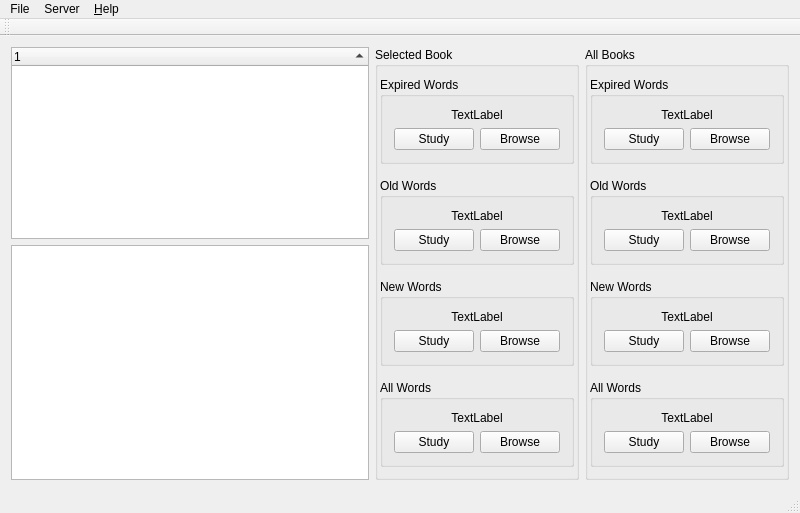
<?xml version="1.0" encoding="UTF-8"?>
<ui version="4.0">
 <class>MainWindow</class>
 <widget class="QMainWindow" name="MainWindow">
  <property name="geometry">
   <rect>
    <x>0</x>
    <y>0</y>
    <width>800</width>
    <height>513</height>
   </rect>
  </property>
  <property name="sizePolicy">
   <sizepolicy hsizetype="Preferred" vsizetype="Fixed">
    <horstretch>0</horstretch>
    <verstretch>0</verstretch>
   </sizepolicy>
  </property>
  <property name="windowTitle">
   <string>MainWindow</string>
  </property>
  <widget class="QWidget" name="centralWidget">
   <layout class="QHBoxLayout" name="horizontalLayout">
    <item>
     <layout class="QVBoxLayout" name="verticalLayout">
      <item>
       <widget class="QTreeWidget" name="twBooks">
        <property name="sizePolicy">
         <sizepolicy hsizetype="Preferred" vsizetype="Preferred">
          <horstretch>0</horstretch>
          <verstretch>0</verstretch>
         </sizepolicy>
        </property>
        <property name="minimumSize">
         <size>
          <width>0</width>
          <height>150</height>
         </size>
        </property>
        <property name="indentation">
         <number>0</number>
        </property>
        <property name="sortingEnabled">
         <bool>true</bool>
        </property>
        <column>
         <property name="text">
          <string notr="true">1</string>
         </property>
        </column>
       </widget>
      </item>
      <item>
       <widget class="QTextBrowser" name="tbIntro"/>
      </item>
     </layout>
    </item>
    <item>
     <widget class="QGroupBox" name="groupBox_2">
      <property name="sizePolicy">
       <sizepolicy hsizetype="Maximum" vsizetype="Preferred">
        <horstretch>0</horstretch>
        <verstretch>0</verstretch>
       </sizepolicy>
      </property>
      <property name="title">
       <string>Selected Book</string>
      </property>
      <layout class="QVBoxLayout" name="verticalLayout_2">
       <property name="leftMargin">
        <number>2</number>
       </property>
       <property name="topMargin">
        <number>2</number>
       </property>
       <property name="rightMargin">
        <number>2</number>
       </property>
       <property name="bottomMargin">
        <number>2</number>
       </property>
       <item>
        <widget class="QGroupBox" name="groupBox_3">
         <property name="sizePolicy">
          <sizepolicy hsizetype="Preferred" vsizetype="Fixed">
           <horstretch>0</horstretch>
           <verstretch>0</verstretch>
          </sizepolicy>
         </property>
         <property name="title">
          <string>Expired Words</string>
         </property>
         <layout class="QHBoxLayout" name="horizontalLayout_2">
          <item>
           <layout class="QGridLayout" name="gridLayout">
            <item row="1" column="0">
             <widget class="QPushButton" name="pushStudyExpiredWords">
              <property name="text">
               <string>Study</string>
              </property>
             </widget>
            </item>
            <item row="1" column="1">
             <widget class="QPushButton" name="pushBrowseExpiredWords">
              <property name="text">
               <string>Browse</string>
              </property>
             </widget>
            </item>
            <item row="0" column="0" colspan="2">
             <widget class="QLabel" name="labelExpired">
              <property name="sizePolicy">
               <sizepolicy hsizetype="Preferred" vsizetype="Fixed">
                <horstretch>0</horstretch>
                <verstretch>0</verstretch>
               </sizepolicy>
              </property>
              <property name="text">
               <string>TextLabel</string>
              </property>
              <property name="alignment">
               <set>Qt::AlignCenter</set>
              </property>
             </widget>
            </item>
           </layout>
          </item>
         </layout>
        </widget>
       </item>
       <item>
        <widget class="QGroupBox" name="groupBox_4">
         <property name="sizePolicy">
          <sizepolicy hsizetype="Preferred" vsizetype="Fixed">
           <horstretch>0</horstretch>
           <verstretch>0</verstretch>
          </sizepolicy>
         </property>
         <property name="title">
          <string>Old Words</string>
         </property>
         <layout class="QHBoxLayout" name="horizontalLayout_3">
          <item>
           <layout class="QGridLayout" name="gridLayout_2">
            <item row="1" column="0">
             <widget class="QPushButton" name="pushStudyOldWords">
              <property name="text">
               <string>Study</string>
              </property>
             </widget>
            </item>
            <item row="1" column="1">
             <widget class="QPushButton" name="pushBrowseOldWords">
              <property name="text">
               <string>Browse</string>
              </property>
             </widget>
            </item>
            <item row="0" column="0" colspan="2">
             <widget class="QLabel" name="labelOld">
              <property name="sizePolicy">
               <sizepolicy hsizetype="Preferred" vsizetype="Fixed">
                <horstretch>0</horstretch>
                <verstretch>0</verstretch>
               </sizepolicy>
              </property>
              <property name="text">
               <string>TextLabel</string>
              </property>
              <property name="alignment">
               <set>Qt::AlignCenter</set>
              </property>
             </widget>
            </item>
           </layout>
          </item>
         </layout>
        </widget>
       </item>
       <item>
        <widget class="QGroupBox" name="groupBox_5">
         <property name="sizePolicy">
          <sizepolicy hsizetype="Preferred" vsizetype="Fixed">
           <horstretch>0</horstretch>
           <verstretch>0</verstretch>
          </sizepolicy>
         </property>
         <property name="title">
          <string>New Words</string>
         </property>
         <layout class="QHBoxLayout" name="horizontalLayout_4">
          <item>
           <layout class="QGridLayout" name="gridLayout_3">
            <item row="1" column="0">
             <widget class="QPushButton" name="pushStudyNewWords">
              <property name="text">
               <string>Study</string>
              </property>
             </widget>
            </item>
            <item row="1" column="1">
             <widget class="QPushButton" name="pushBrowseNewWords">
              <property name="text">
               <string>Browse</string>
              </property>
             </widget>
            </item>
            <item row="0" column="0" colspan="2">
             <widget class="QLabel" name="labelNew">
              <property name="sizePolicy">
               <sizepolicy hsizetype="Preferred" vsizetype="Fixed">
                <horstretch>0</horstretch>
                <verstretch>0</verstretch>
               </sizepolicy>
              </property>
              <property name="text">
               <string>TextLabel</string>
              </property>
              <property name="alignment">
               <set>Qt::AlignCenter</set>
              </property>
             </widget>
            </item>
           </layout>
          </item>
         </layout>
        </widget>
       </item>
       <item>
        <widget class="QGroupBox" name="groupBox_6">
         <property name="sizePolicy">
          <sizepolicy hsizetype="Preferred" vsizetype="Fixed">
           <horstretch>0</horstretch>
           <verstretch>0</verstretch>
          </sizepolicy>
         </property>
         <property name="title">
          <string>All Words</string>
         </property>
         <layout class="QHBoxLayout" name="horizontalLayout_5">
          <item>
           <layout class="QGridLayout" name="gridLayout_4">
            <item row="1" column="0">
             <widget class="QPushButton" name="pushStudyAllWords">
              <property name="text">
               <string>Study</string>
              </property>
             </widget>
            </item>
            <item row="1" column="1">
             <widget class="QPushButton" name="pushBrowseAllWords">
              <property name="text">
               <string>Browse</string>
              </property>
             </widget>
            </item>
            <item row="0" column="0" colspan="2">
             <widget class="QLabel" name="labelAll">
              <property name="sizePolicy">
               <sizepolicy hsizetype="Preferred" vsizetype="Fixed">
                <horstretch>0</horstretch>
                <verstretch>0</verstretch>
               </sizepolicy>
              </property>
              <property name="text">
               <string>TextLabel</string>
              </property>
              <property name="alignment">
               <set>Qt::AlignCenter</set>
              </property>
             </widget>
            </item>
           </layout>
          </item>
         </layout>
        </widget>
       </item>
      </layout>
     </widget>
    </item>
    <item>
     <widget class="QGroupBox" name="groupBox">
      <property name="sizePolicy">
       <sizepolicy hsizetype="Maximum" vsizetype="Preferred">
        <horstretch>0</horstretch>
        <verstretch>0</verstretch>
       </sizepolicy>
      </property>
      <property name="title">
       <string>All Books</string>
      </property>
      <layout class="QVBoxLayout" name="verticalLayout_3">
       <property name="leftMargin">
        <number>2</number>
       </property>
       <property name="topMargin">
        <number>2</number>
       </property>
       <property name="rightMargin">
        <number>2</number>
       </property>
       <property name="bottomMargin">
        <number>2</number>
       </property>
       <item>
        <widget class="QGroupBox" name="groupBox_7">
         <property name="sizePolicy">
          <sizepolicy hsizetype="Preferred" vsizetype="Fixed">
           <horstretch>0</horstretch>
           <verstretch>0</verstretch>
          </sizepolicy>
         </property>
         <property name="title">
          <string>Expired Words</string>
         </property>
         <layout class="QHBoxLayout" name="horizontalLayout_6">
          <item>
           <layout class="QGridLayout" name="gridLayout_5">
            <item row="1" column="0">
             <widget class="QPushButton" name="pushGlobalStudyExpiredWords">
              <property name="text">
               <string>Study</string>
              </property>
             </widget>
            </item>
            <item row="1" column="1">
             <widget class="QPushButton" name="pushGlobalBrowseExpiredWords">
              <property name="text">
               <string>Browse</string>
              </property>
             </widget>
            </item>
            <item row="0" column="0" colspan="2">
             <widget class="QLabel" name="labelGlobalExpired">
              <property name="sizePolicy">
               <sizepolicy hsizetype="Preferred" vsizetype="Fixed">
                <horstretch>0</horstretch>
                <verstretch>0</verstretch>
               </sizepolicy>
              </property>
              <property name="text">
               <string>TextLabel</string>
              </property>
              <property name="alignment">
               <set>Qt::AlignCenter</set>
              </property>
             </widget>
            </item>
           </layout>
          </item>
         </layout>
        </widget>
       </item>
       <item>
        <widget class="QGroupBox" name="groupBox_8">
         <property name="sizePolicy">
          <sizepolicy hsizetype="Preferred" vsizetype="Fixed">
           <horstretch>0</horstretch>
           <verstretch>0</verstretch>
          </sizepolicy>
         </property>
         <property name="title">
          <string>Old Words</string>
         </property>
         <layout class="QHBoxLayout" name="horizontalLayout_7">
          <item>
           <layout class="QGridLayout" name="gridLayout_6">
            <item row="1" column="0">
             <widget class="QPushButton" name="pushGlobalStudyOldWords">
              <property name="text">
               <string>Study</string>
              </property>
             </widget>
            </item>
            <item row="1" column="1">
             <widget class="QPushButton" name="pushGlobalBrowseOldWords">
              <property name="text">
               <string>Browse</string>
              </property>
             </widget>
            </item>
            <item row="0" column="0" colspan="2">
             <widget class="QLabel" name="labelGlobalOld">
              <property name="sizePolicy">
               <sizepolicy hsizetype="Preferred" vsizetype="Fixed">
                <horstretch>0</horstretch>
                <verstretch>0</verstretch>
               </sizepolicy>
              </property>
              <property name="text">
               <string>TextLabel</string>
              </property>
              <property name="alignment">
               <set>Qt::AlignCenter</set>
              </property>
             </widget>
            </item>
           </layout>
          </item>
         </layout>
        </widget>
       </item>
       <item>
        <widget class="QGroupBox" name="groupBox_10">
         <property name="sizePolicy">
          <sizepolicy hsizetype="Preferred" vsizetype="Fixed">
           <horstretch>0</horstretch>
           <verstretch>0</verstretch>
          </sizepolicy>
         </property>
         <property name="title">
          <string>New Words</string>
         </property>
         <layout class="QHBoxLayout" name="horizontalLayout_9">
          <item>
           <layout class="QGridLayout" name="gridLayout_8">
            <item row="1" column="0">
             <widget class="QPushButton" name="pushGlobalStudyNewWords">
              <property name="text">
               <string>Study</string>
              </property>
             </widget>
            </item>
            <item row="1" column="1">
             <widget class="QPushButton" name="pushGlobalBrowseNewWords">
              <property name="text">
               <string>Browse</string>
              </property>
             </widget>
            </item>
            <item row="0" column="0" colspan="2">
             <widget class="QLabel" name="labelGlobalNew">
              <property name="sizePolicy">
               <sizepolicy hsizetype="Preferred" vsizetype="Fixed">
                <horstretch>0</horstretch>
                <verstretch>0</verstretch>
               </sizepolicy>
              </property>
              <property name="text">
               <string>TextLabel</string>
              </property>
              <property name="alignment">
               <set>Qt::AlignCenter</set>
              </property>
             </widget>
            </item>
           </layout>
          </item>
         </layout>
        </widget>
       </item>
       <item>
        <widget class="QGroupBox" name="groupBox_9">
         <property name="sizePolicy">
          <sizepolicy hsizetype="Preferred" vsizetype="Fixed">
           <horstretch>0</horstretch>
           <verstretch>0</verstretch>
          </sizepolicy>
         </property>
         <property name="title">
          <string>All Words</string>
         </property>
         <layout class="QHBoxLayout" name="horizontalLayout_8">
          <item>
           <layout class="QGridLayout" name="gridLayout_7">
            <item row="1" column="1">
             <widget class="QPushButton" name="pushGlobalBrowseAllWords">
              <property name="text">
               <string>Browse</string>
              </property>
             </widget>
            </item>
            <item row="0" column="0" colspan="2">
             <widget class="QLabel" name="labelGlobalAll">
              <property name="sizePolicy">
               <sizepolicy hsizetype="Preferred" vsizetype="Fixed">
                <horstretch>0</horstretch>
                <verstretch>0</verstretch>
               </sizepolicy>
              </property>
              <property name="text">
               <string>TextLabel</string>
              </property>
              <property name="alignment">
               <set>Qt::AlignCenter</set>
              </property>
             </widget>
            </item>
            <item row="1" column="0">
             <widget class="QPushButton" name="pushGlobalStudyAllWords">
              <property name="text">
               <string>Study</string>
              </property>
             </widget>
            </item>
           </layout>
          </item>
         </layout>
        </widget>
       </item>
      </layout>
     </widget>
    </item>
   </layout>
  </widget>
  <widget class="QMenuBar" name="menuBar">
   <property name="geometry">
    <rect>
     <x>0</x>
     <y>0</y>
     <width>800</width>
     <height>22</height>
    </rect>
   </property>
   <widget class="QMenu" name="menu_Help">
    <property name="title">
     <string>&amp;Help</string>
    </property>
    <addaction name="action_About"/>
   </widget>
   <widget class="QMenu" name="menuData">
    <property name="title">
     <string>Server</string>
    </property>
    <addaction name="actionBooks"/>
    <addaction name="actionRegister_User"/>
    <addaction name="actionLogin"/>
    <addaction name="actionLogout"/>
   </widget>
   <widget class="QMenu" name="menuFile">
    <property name="title">
     <string>File</string>
    </property>
    <addaction name="actionCheck_for_Updates"/>
    <addaction name="actionPreferences"/>
    <addaction name="actionexit"/>
    <addaction name="actionUpdate_Upgrader"/>
    <addaction name="actionUpdate_App"/>
   </widget>
   <addaction name="menuFile"/>
   <addaction name="menuData"/>
   <addaction name="menu_Help"/>
  </widget>
  <widget class="QToolBar" name="mainToolBar">
   <attribute name="toolBarArea">
    <enum>TopToolBarArea</enum>
   </attribute>
   <attribute name="toolBarBreak">
    <bool>false</bool>
   </attribute>
  </widget>
  <widget class="QStatusBar" name="statusBar"/>
  <action name="action_About">
   <property name="text">
    <string>&amp;About</string>
   </property>
   <property name="menuRole">
    <enum>QAction::AboutRole</enum>
   </property>
  </action>
  <action name="actionPreferences">
   <property name="text">
    <string>Preferences...</string>
   </property>
   <property name="menuRole">
    <enum>QAction::PreferencesRole</enum>
   </property>
  </action>
  <action name="actionBooks">
   <property name="text">
    <string>Books</string>
   </property>
  </action>
  <action name="actionexit">
   <property name="text">
    <string>Exit</string>
   </property>
   <property name="menuRole">
    <enum>QAction::QuitRole</enum>
   </property>
  </action>
  <action name="actionRegister_User">
   <property name="text">
    <string>Register</string>
   </property>
  </action>
  <action name="actionLogin">
   <property name="text">
    <string>Login</string>
   </property>
  </action>
  <action name="actionLogout">
   <property name="text">
    <string>Logout</string>
   </property>
  </action>
  <action name="actionCheck_for_Updates">
   <property name="text">
    <string>Check for Updates</string>
   </property>
  </action>
  <action name="actionUpdate_Upgrader">
   <property name="text">
    <string>Update Upgrader</string>
   </property>
   <property name="visible">
    <bool>false</bool>
   </property>
  </action>
  <action name="actionUpdate_App">
   <property name="text">
    <string>Update App</string>
   </property>
   <property name="visible">
    <bool>false</bool>
   </property>
  </action>
 </widget>
 <layoutdefault spacing="6" margin="11"/>
 <resources/>
 <connections/>
</ui>
